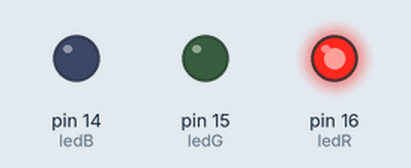
The sketch below on a simulated Arduino Uno, built with avr-gcc and run on an emulated ATmega328P. Parts: output pins drawn as LEDs (lit = HIGH).

Above: at 3.52 s.
At 4.97 s:
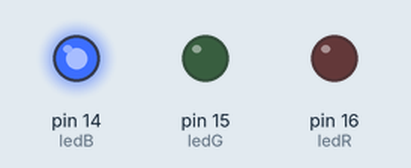
At 6.42 s:
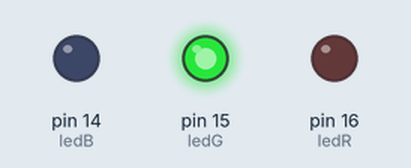
Timing chart, 0 to 6.7 s (numbered marks = the images above):
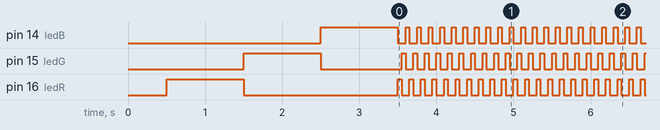

The sketch:

Firmware.ino
```cpp
/*

LAMP Diagnostics qPCR Device
Created by BioFoundry

Contributers --Mat(fluffeh) Neal -- Tom -- Sophie -- Meow -- Nicole -- James --

Status LEDS's Green(15) Blue(14) Red (16)

 */

// Pin 13 has an LED connected on most Arduino boards.
// Pin 11 has the LED on Teensy 2.0
// Pin 6  has the LED on Teensy++ 2.0
// Pin 13 has the LED on Teensy 3.0
// give it a name:

int ledG = 15;
int ledB = 14;
int ledR = 16;

// the setup routine runs once when you press reset:
void setup() {
  // initialize the digital pin as an output.
  pinMode(ledR, OUTPUT);
  pinMode(ledG, OUTPUT);
  pinMode(ledB, OUTPUT);

  delay(500);

  digitalWrite(ledR, HIGH);
  delay(1000);
  digitalWrite(ledR, LOW);


  digitalWrite(ledG, HIGH);
  delay(1000);
  digitalWrite(ledG, LOW);


  digitalWrite(ledB, HIGH);
  delay(1000);
  digitalWrite(ledB, LOW);


}

// the loop routine runs over and over again forever:
void loop() {
  digitalWrite(ledR, HIGH);
  delay(50);
  digitalWrite(ledR, LOW);

  digitalWrite(ledG, HIGH);
  delay(50);
  digitalWrite(ledG, LOW);

  digitalWrite(ledB, HIGH);
  delay(50);
  digitalWrite(ledB, LOW);


}
```

Measured:
- by itself, pin 14 (ledB): alternates HIGH for 0.05 s and LOW for 0.10 s
- by itself, pin 15 (ledG), pin 16 (ledR): repeats every 0.15 s: HIGH 0.05 s, LOW 0.10 s
